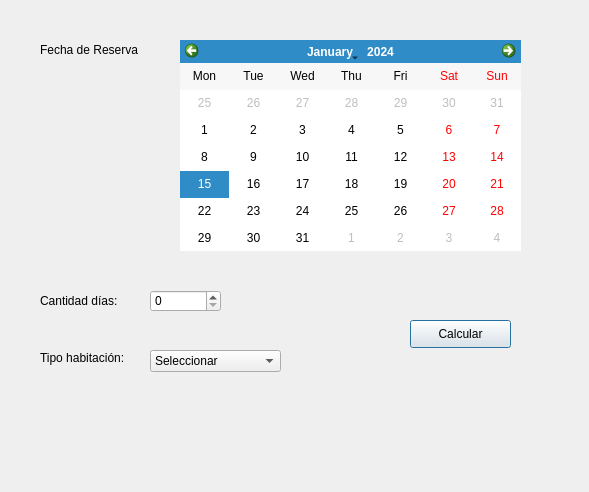
<?xml version="1.0" encoding="UTF-8"?>
<ui version="4.0">
 <class>Reserva_Dialog</class>
 <widget class="QDialog" name="Reserva_Dialog">
  <property name="geometry">
   <rect>
    <x>0</x>
    <y>0</y>
    <width>589</width>
    <height>492</height>
   </rect>
  </property>
  <property name="windowTitle">
   <string>Reserva de Habitación</string>
  </property>
  <widget class="QCalendarWidget" name="cal_fecha">
   <property name="geometry">
    <rect>
     <x>180</x>
     <y>40</y>
     <width>341</width>
     <height>211</height>
    </rect>
   </property>
   <property name="verticalHeaderFormat">
    <enum>QCalendarWidget::NoVerticalHeader</enum>
   </property>
  </widget>
  <widget class="QLabel" name="lbl_seleccion_fecha">
   <property name="geometry">
    <rect>
     <x>40</x>
     <y>40</y>
     <width>121</width>
     <height>20</height>
    </rect>
   </property>
   <property name="text">
    <string>Fecha de Reserva</string>
   </property>
  </widget>
  <widget class="QLabel" name="lbl_seleccion_dias">
   <property name="geometry">
    <rect>
     <x>40</x>
     <y>290</y>
     <width>111</width>
     <height>21</height>
    </rect>
   </property>
   <property name="text">
    <string>Cantidad días:</string>
   </property>
  </widget>
  <widget class="QLabel" name="lbl_seleccion_habitacion">
   <property name="geometry">
    <rect>
     <x>40</x>
     <y>350</y>
     <width>101</width>
     <height>16</height>
    </rect>
   </property>
   <property name="text">
    <string>Tipo habitación:</string>
   </property>
  </widget>
  <widget class="QSpinBox" name="spx_dias">
   <property name="geometry">
    <rect>
     <x>150</x>
     <y>290</y>
     <width>71</width>
     <height>22</height>
    </rect>
   </property>
  </widget>
  <widget class="QComboBox" name="cbx_habitacion">
   <property name="geometry">
    <rect>
     <x>150</x>
     <y>350</y>
     <width>131</width>
     <height>22</height>
    </rect>
   </property>
   <item>
    <property name="text">
     <string>Seleccionar</string>
    </property>
   </item>
   <item>
    <property name="text">
     <string>Individual</string>
    </property>
   </item>
   <item>
    <property name="text">
     <string>Doble</string>
    </property>
   </item>
   <item>
    <property name="text">
     <string>Suit</string>
    </property>
   </item>
  </widget>
  <widget class="QPushButton" name="btb_calcular">
   <property name="geometry">
    <rect>
     <x>410</x>
     <y>320</y>
     <width>101</width>
     <height>28</height>
    </rect>
   </property>
   <property name="text">
    <string>Calcular</string>
   </property>
  </widget>
  <widget class="QLabel" name="lbl_seleccion">
   <property name="geometry">
    <rect>
     <x>40</x>
     <y>400</y>
     <width>431</width>
     <height>16</height>
    </rect>
   </property>
   <property name="text">
    <string/>
   </property>
  </widget>
  <widget class="QLabel" name="lbl_precio">
   <property name="geometry">
    <rect>
     <x>40</x>
     <y>440</y>
     <width>431</width>
     <height>16</height>
    </rect>
   </property>
   <property name="text">
    <string/>
   </property>
  </widget>
 </widget>
 <resources/>
 <connections/>
</ui>
